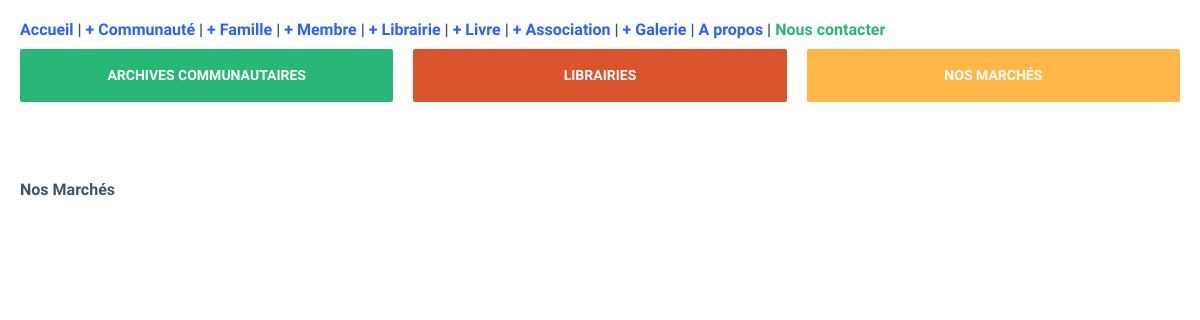
The page /mar/ on the database as committed earlier.
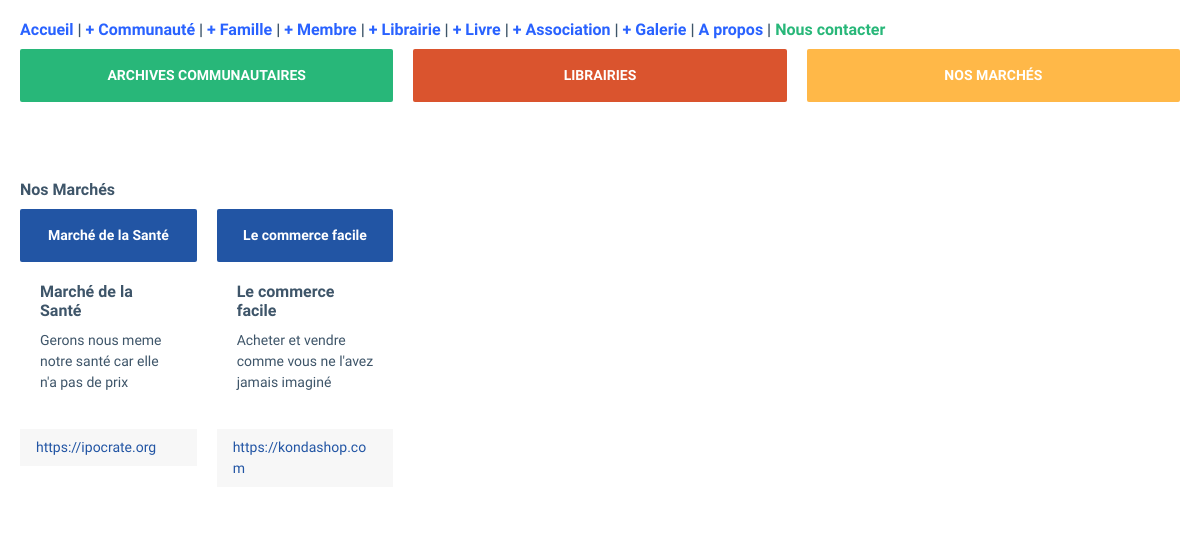
The same page on the database as committed later.
### coreapp/models/marche.py (models this page shows, shortened)
class Marche(models.Model):
    class Meta:
        verbose_name = "  Marché "
        verbose_name_plural = "  Nos Marchés  "
    nom = models.CharField(max_length=250)
    description = models.TextField()
    lien = models.CharField(max_length=250, null=True)
    possesseur = models.ForeignKey("Membre", on_delete=models.CASCADE, null=True, blank=True)

### marketcore/views.py (the view)
# urls.py: path('', views.listmarkets, name="listmarches"),
def listmarkets(request):
    mar = Marche.objects.all()
    return render(request, "marketcore/listmarches.html", { "marches" : mar, })

### coreapp/templates/marketcore/listmarches.html (shortened to what this page needs)
{% extends "base.html" %}
{% block content %}
    <div class="row">
        <div class="col-12">
            <div class="card">
                <div class="card-body">
                    <h5 class="card-title">Nos Marchés  </h5>
                    <div class="row">
                        {% for mar in marches %}
                            <div class="col-md-6 col-lg-2 col-xlg-3">
                                <div class="card card-hover">
                                    <div class="box bg-info text-center">
                                        <h6 class="text-white">{{ mar.nom}} </h6>
                                    </div>
                                    <div class="card-body">
                                        <h5 class="card-title">{{ mar.nom}}</h5>
                                        <p> {{mar.description}} </p>
                                    </div>
                                    <div class="card-footer">
                                        <div class="text-info">
                                            {{ mar.lien}}
                                        </div>
                                    </div>
                                </div>
                            </div>
                        {% endfor %}
                    </div>
                </div>
            </div>
        </div>
    </div>
    <br/>
 {% endblock %}

### coreapp/templates/base.html (shortened to what this page needs)
{% load static %}
<!DOCTYPE html>
<html dir="ltr">
<head>
    <link rel="stylesheet" href="{% static 'css/style.min.css' %}" />
</head>
<body>
        <div class="main-wrapper">
                <div class="row fixed-top">
                    <div class="col-12">
                        <div class="card">
                            <div class="card-body">
                                <h5 class="card-title">
                                    <a href="{% url 'index' %}"> Accueil </a> |
                                    <a href="{% url 'add_communaute' %}"> + Communauté </a> |
                                    <a href="{% url 'add_famille' %}"> + Famille </a> |
                                    <a href="{% url 'add_user' %}"> + Membre  </a> |
                                    <a href="{% url 'add_librairie' %}"> + Librairie  </a> |
                                    <a href="{% url 'addbook' %}"> + Livre  </a> |
                                    <a href="{% url 'add_association' %}"> + Association  </a> |
                                    <a href="{% url 'add_galerie' %}"> + Galerie  </a> |
                                    <a href="{% url 'index' %}"> A propos  </a> |
                                    <span class="card-title text-success"> Nous contacter </span>
                                </h5>
                                <div class="row">
                                    <div class="col-md-6 col-lg-4 col-xlg-4">
                                        <div class="card card-hover">
                                            <div class="box bg-success text-center">
                                                <a href="{% url 'listcom' %}">
                                                    <h6 class=" text-uppercase text-white">Archives Communautaires</h6>
                                                </a>
                                            </div>
                                        </div>
                                    </div>
                                    <div class="col-md-6 col-lg-4 col-xlg-4">
                                        <div class="card card-hover">
                                            <div class="box bg-danger text-center">
                                                <a href="{% url 'listlibs' %}">
                                                <h6 class="text-white text-uppercase">Librairies</h6>
                                                </a>
                                            </div>
                                        </div>
                                    </div>
                                    <div class="col-md-6 col-lg-4 col-xlg-4">
                                        <div class="card card-hover">
                                            <div class="box bg-warning text-center">
                                                <a href="{% url 'listmarches' %}">
                                                <h6 class="text-white text-uppercase"> Nos Marchés </h6>
                                                </a>
                                            </div>
                                        </div>
                                    </div>
                                </div>
                            </div>
                        </div>
                    </div>
                </div>
            <div class="" style="margin-top:160px;">
                {% block content %}{% endblock %}
            </div>
        </div>
</body>
</html>

Rows that differ between the two databases and show on the page:
added Marche: nom "Marché de la Santé", description "Gerons nous meme notre santé car elle n'a pas de prix", lien "https://ipocrate.org"
added Marche: nom "Le commerce facile", description "Acheter et vendre comme vous ne l'avez jamais imaginé", lien "https://kondashop.com"
